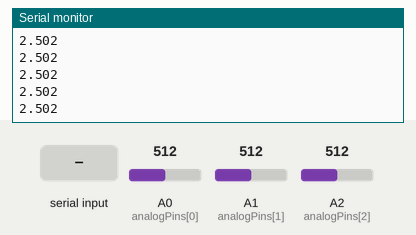
This sketch was run on a simulated Arduino Uno, built with avr-gcc and run on an emulated ATmega328P. On the bench: the last lines printed to the serial monitor. Inputs (shaded band) come from the test bench; at power-on: A0 (analogPins[0]) = 512, A1 (analogPins[1]) = 512, A2 (analogPins[2]) = 512.

Above: at 1.2 s.
1.3 s: "90,45\n" received over Serial
2.8 s: "r90\n" received over Serial
4.3 s: "c90\n" received over Serial
5.8 s: A0 (analogPins[0]) set to 716
At 6.7 s:
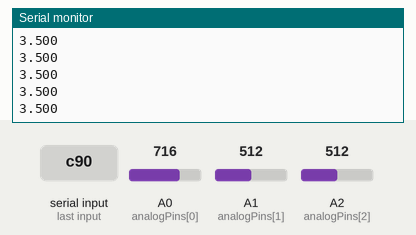
7.3 s: A0 (analogPins[0]) set to 900
At 8.0 s:
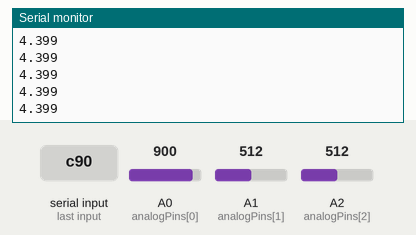
Timing chart, 0 to 9.8 s (numbered marks = the images above; inputs shaded):
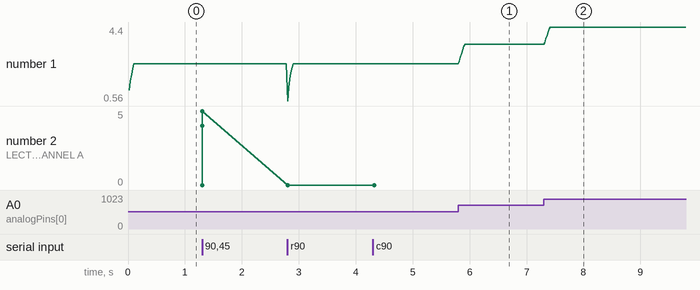

Measured:
- after the input at 5.8 s, the serial monitor: prints a new line at once (image 1)
- after the input at 7.3 s, the serial monitor: prints a new line at once (image 2)
- plotted number 1: 2.5 → 3.5 after the input at 5.8 s, 3.5 → 4.4 after the input at 7.3 s

The sketch:

NINRO_arduino.ino
```cpp
// Advanced Curvature Analysis Oscilloscope for Arduino
// Specialized for signal pattern analysis and sign flip detection

#define NUM_CHANNELS 6
#define SAMPLE_RATE_MS 20   // 50Hz sampling
#define HISTORY_SIZE 5     // Number of samples to store
#define DISPLAY_HEIGHT 12   // Character height for waveform
#define DISPLAY_WIDTH 80    // Character width
#define SMOOTHING_WINDOW 7  // Moving average window
#define STATE_SPACE 999999  // Analysis state space

int analogPins[NUM_CHANNELS] = {A0, A1, A2};
float channelHistory[NUM_CHANNELS][HISTORY_SIZE];
float smoothedData[NUM_CHANNELS][HISTORY_SIZE];
float curvatureData[HISTORY_SIZE];
int historyIndex = 0;
unsigned long lastSample = 0;
int selectedChannel = 0;
unsigned long analysisCount = 0;

// Phosphor-style display characters for enhanced visualization
char phosphorChars[] = {};

// Curvature analysis buffers
float signFlips[HISTORY_SIZE];
int flipCount = 0;

void setup() {
  Serial.begin(115200);

  // Initialize all arrays
  for (int ch = 0; ch < NUM_CHANNELS; ch++) {
    for (int i = 0; i < HISTORY_SIZE; i++) {
      channelHistory[ch][i] = 0.0;
      smoothedData[ch][i] = 0.0;
    }
  }

  for (int i = 0; i < HISTORY_SIZE; i++) {
    curvatureData[i] = 0.0;
    signFlips[i] = 0.0;
  }

  Serial.println("CURVATURE ANALYSIS OSCILLOSCOPE");
  Serial.println("================================");
  Serial.println("Commands: 0-5 (channel), r (reset), c (curvature mode)");
  Serial.println("Specialized for pattern analysis and sign flip detection");
  Serial.println("========================================================");
}

void loop() {
  unsigned long currentTime = millis();

  // Handle serial commands
  handleSerialCommands();

  if (currentTime - lastSample >= SAMPLE_RATE_MS) {
    // Sample all channels with enhanced precision
    sampleAllChannels();

    // Apply moving average smoothing
    applySmoothingFilter();

    // Perform curvature analysis
    performCurvatureAnalysis();

    // Detect sign flips and rate of change
    detectSignFlips();

    // Display enhanced waveform
    displayCurvatureOscilloscope();

    historyIndex = (historyIndex + 1) % HISTORY_SIZE;
    analysisCount++;
    lastSample = currentTime;
  }
}

void handleSerialCommands() {
  if (Serial.available() > 0) {
    char cmd = Serial.read();
    if (cmd >= '0' && cmd <= '5') {
      selectedChannel = cmd - '0';
      Serial.print("■ SELECTED CHANNEL A");
      Serial.println(selectedChannel);
    } else if (cmd == 'r') {
      resetAnalysis();
      Serial.println("■ ANALYSIS RESET");
    } else if (cmd == 'c') {
      displayCurvatureStats();
    }
  }
}

void sampleAllChannels() {
  for (int ch = 0; ch < NUM_CHANNELS; ch++) {
    int rawValue = analogRead(analogPins[ch]);
    // Enhanced voltage conversion with better precision
    channelHistory[ch][historyIndex] = (rawValue / 1023.0) * 5.0;

    // Add some noise filtering
    if (historyIndex > 0) {
      float diff = abs(channelHistory[ch][historyIndex] -
                       channelHistory[ch][(historyIndex - 1 + HISTORY_SIZE) % HISTORY_SIZE]);
      if (diff > 0.5) { // Noise threshold
        channelHistory[ch][historyIndex] =
          (channelHistory[ch][historyIndex] +
           channelHistory[ch][(historyIndex - 1 + HISTORY_SIZE) % HISTORY_SIZE]) / 2.0;
      }
    }
  }
}

void applySmoothingFilter() {
  // Apply moving average smoothing similar to Python implementation
  for (int ch = 0; ch < NUM_CHANNELS; ch++) {
    float sum = 0;
    int count = 0;

    for (int i = 0; i < SMOOTHING_WINDOW && i < HISTORY_SIZE; i++) {
      int idx = (historyIndex - i + HISTORY_SIZE) % HISTORY_SIZE;
      sum += channelHistory[ch][idx];
      count++;
    }

    if (count > 0) {
      smoothedData[ch][historyIndex] = sum / count;
    }
  }
}

void performCurvatureAnalysis() {
  // Simplified curvature calculation based on second derivatives
  if (historyIndex >= 2) {
    int curr = historyIndex;
    int prev = (historyIndex - 1 + HISTORY_SIZE) % HISTORY_SIZE;
    int prev2 = (historyIndex - 2 + HISTORY_SIZE) % HISTORY_SIZE;

    float currentVal = smoothedData[selectedChannel][curr];
    float prevVal = smoothedData[selectedChannel][prev];
    float prev2Val = smoothedData[selectedChannel][prev2];

    // Calculate second derivative approximation
    float secondDeriv = currentVal - 2 * prevVal + prev2Val;
    curvatureData[historyIndex] = abs(secondDeriv) * 100; // Scale for visibility
  }
}

void detectSignFlips() {
  flipCount = 0;

  if (historyIndex >= 15) { // Minimum window for analysis
    float diffs[15];
    float signs[14];

    // Calculate differences over last 15 samples
    for (int i = 0; i < 15; i++) {
      int idx1 = (historyIndex - i + HISTORY_SIZE) % HISTORY_SIZE;
      int idx2 = (historyIndex - i - 1 + HISTORY_SIZE) % HISTORY_SIZE;
      diffs[i] = smoothedData[selectedChannel][idx1] - smoothedData[selectedChannel][idx2];
    }

    // Calculate signs
    for (int i = 0; i < 14; i++) {
      if (diffs[i] > 0.01) signs[i] = 1;
      else if (diffs[i] < -0.01) signs[i] = -1;
      else signs[i] = 0;
    }

    // Count sign flips
    for (int i = 0; i < 13; i++) {
      if (signs[i] != signs[i + 1] && signs[i] != 0 && signs[i + 1] != 0) {
        flipCount++;
      }
    }

    // Advanced analysis condition similar to Python code
    if (analysisCount * analysisCount < STATE_SPACE && flipCount > 1) {
      performAdvancedAnalysis();
    }
  }
}

void performAdvancedAnalysis() {
  // Calculate rate of change analysis
  float rateOfChange = 0;
  if (flipCount > 0) {
    rateOfChange = (float)flipCount * curvatureData[historyIndex] * analysisCount;
  }

  Serial.print("■ PATTERN DETECTED: Flips=");
  Serial.print(flipCount);
  Serial.print(" Rate=");
  Serial.print(rateOfChange, 4);
  Serial.print(" Curve=");
  Serial.println(curvatureData[historyIndex], 4);
}

void displayCurvatureOscilloscope() {
  // Enhanced display with phosphor-style effects

  // Enhanced statistics display
  displayEnhancedStats();
}

void displayEnhancedStats() {

  // Calculate enhanced statistics
  float currentVal = getCurrentValue(selectedChannel);
  float peakVal = getPeakValue(selectedChannel);
  float rmsVal = getRMSValue(selectedChannel);
  float curvatureAvg = getAverageCurvature();

  Serial.println(rmsVal, 3);


}

float getCurrentValue(int channel) {
  int currentIndex = (historyIndex - 1 + HISTORY_SIZE) % HISTORY_SIZE;
  return channelHistory[channel][currentIndex];
}

float getPeakValue(int channel) {
  float peak = 0;
  for (int i = 0; i < HISTORY_SIZE; i++) {
    if (abs(channelHistory[channel][i]) > peak) {
      peak = abs(channelHistory[channel][i]);
    }
  }
  return peak;
}

float getRMSValue(int channel) {
  float sum = 0;
  for (int i = 0; i < HISTORY_SIZE; i++) {
    sum += channelHistory[channel][i] * channelHistory[channel][i];
  }
  return sqrt(sum / HISTORY_SIZE);
}

float getAverageCurvature() {
  float sum = 0;
  for (int i = 0; i < HISTORY_SIZE; i++) {
    sum += curvatureData[i];
  }
  return sum / HISTORY_SIZE;
}

void resetAnalysis() {
  for (int ch = 0; ch < NUM_CHANNELS; ch++) {
    for (int i = 0; i < HISTORY_SIZE; i++) {
      channelHistory[ch][i] = 0;
      smoothedData[ch][i] = 0;
    }
  }
  for (int i = 0; i < HISTORY_SIZE; i++) {
    curvatureData[i] = 0;
  }
  analysisCount = 0;
  flipCount = 0;
}

void displayCurvatureStats() {
  Serial.println("█████ CURVATURE ANALYSIS REPORT █████");
  Serial.print("Total Samples: ");
  Serial.println(analysisCount);
  Serial.print("Sign Flips: ");
  Serial.println(flipCount);
  Serial.print("Average Curvature: ");
  Serial.println(getAverageCurvature(), 4);
  Serial.println("██████████████████████████████████████");
}
```
